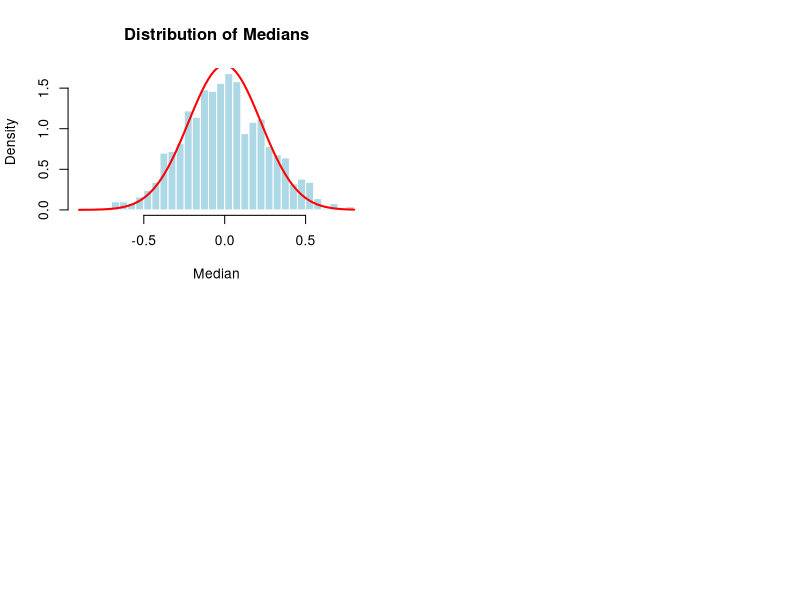

This figure's R source:
mu=0
sigma=1
n=20
N_sim=1000

set.seed(123)
medians=replicate(N_sim,median(rnorm(n,mu,sigma)))
ranges=replicate(N_sim,diff(range(rnorm(n,mu,sigma))))

cor
par(mfrow=c(2,2))

# hist(medians,breaks=30,col="lightblue",main="Distribution of Meadian",xlab="Median",probability=TRUE)
hist(medians, breaks = 30, col = "lightblue", probability = TRUE, main = "Distribution of Medians", xlab = "Median", border = "white")
curve(dnorm(x, mu, sigma / sqrt(n)), add = TRUE, col = "red", lwd = 2)

